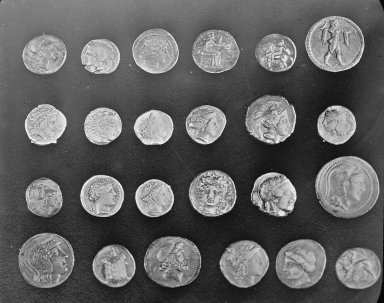
#> input picture skimage.data.coins(), 384 x 303 px
$ jupyter execute --allow-errors 'Predavanje 1.ipynb'   (shell and % lines are left out)
#> lines starting #> are read from the running program, lines starting #| are printed output that depends on the picture
# Matematički softver - prvo predavanje

## Metapodaci

### Materijali

Materijali će se nalaziti na Githubu, u repozitoriju kolegija (https://github.com/vedgar/ms). Za potrebe kolegija, svi morate imati _neku_ online bazu vlastitog koda, u kojoj napravite repozitorij 'Matematički softver'. Preporučujem Github.

### Potreban softver

Na računalo na kojem ćete pratiti predavanja, pisati zadaće i slično, instalirajte `Anaconda` distribuciju (full (**ne**
Miniconda!), Python 3.6, 64bit ako imate 64bitno računalo, ne trebate instalirati Visual Studio Code). Instalacija i pokretanje traje dosta dugo. Pokrenite Anaconda Navigator (iz Start izbornika ili iz komandne linije) i odaberite Jupyter Notebook (launch). Odaberite folder gdje ćete držati datoteke vezane uz kolegij, i napravite novu bilježnicu (u browseru, `New`... `Python 3`). Odaberite `Help`... `User Interfacte Tour` da biste se upoznali sa sučeljem.

Na računalima u Pr1 (pod Linuxom!) već je instalirano sve potrebno, samo da biste pokrenuli Anaconda Navigator, morate prvo u terminalu izvršiti naredbu
```bash
export PATH=/opt/anaconda3/bin:$PATH
anaconda-navigator
```

### Sadržaj kolegija

* IPython / Jupyter
* Scipy stack: Numpy, Sympy, Pandas, Matplotlib, Scikit
* (_možda_) Sage
* (_vrlo možda_) Julia
* Markdown
* LaTeX

### Cilj kolegija

* Razviti sposobnost korištenja Pythona kao moćnog alata za znanstvenike
* Osposobiti vas za produkciju visokokvalitetnih publikacija

### Polaganje

Ocjena se formira iz dva kolokvija i domaćih zadaća. Kolokviji su _open-book_ tipa i nose 80 bodova. Domaće zadaće su u obliku eseja/projekta sa zadanim elementima.

Predaja svih domaćih zadaća nužan je uvjet za polaganje kolegija. Domaća zadaća je uspješno predana samo ako ima _sve_ tražene elemente. Domaće zadaće nose 20 bodova, koji se dodjeljuju za _dodatne_ elemente.

Zbog kontinuiranog praćenja, popravni ispit ne postoji. U slučaju opravdane spriječenosti prisustvovanja kolokviju, javite se što prije da dogovorimo alternativne metode ocjenjivanja.

### Literatura

* [Lectures on scientific computing with Python](https://github.com/jrjohansson/scientific-python-lectures) - kolegij po uzoru na koji je ovaj nastao (davno)

* [Astro 599 Course](http://nbviewer.jupyter.org/github/jakevdp/2013_fall_ASTR599/tree/master/notebooks/) - još jedan sličan kolegij, nažalost u Pythonu 2 ali s puno korisnih informacija

* [Reproducible data analysis in Jupyter](http://jakevdp.github.io/blog/2017/03/03/reproducible-data-analysis-in-jupyter/) - serija videâ koji detaljno objašnjavaju _workflow_ potreban za "idealnu" prvu zadaću

* [xkcd 1313: Regex Golf](http://nbviewer.jupyter.org/url/norvig.com/ipython/xkcd1313.ipynb) - duhovit ali i poučan primjer netrivijalnog rezultata dobivenog pomoću Jupytera

* [A gallery of interesting Jupyter Notebooks](https://github.com/jupyter/jupyter/wiki/A-gallery-of-interesting-Jupyter-Notebooks) - ogromni repozitorij raznovrsnih bilježnica, dobro za upoznavanje s mogućnostima

## Primjeri

### Slaganje bilježnica

Možemo uključivati slike, zvukove, videe, matematičke zapise, JSON objekte,... Za detalje pogledati [dokumentaciju](http://ipython.readthedocs.io/en/stable/api/generated/IPython.display.html).

[cell 1]
from IPython.display import Image, YouTubeVideo

[cell 2]
Image('http://python.org/images/python-logo.gif')

[cell 3]
YouTubeVideo('k7WXVWej-NY')

Možemo i izvršavati sistemske naredbe (počinju uskličnikom), ali time naša bilježnica postaje izvršiva samo na određenom OSu. Zato je dobro to izbjegavati.

### Magične naredbe

"Magične" naredbe počinju znakom `%`. Linijske (počinju jednim znakom `%`) primaju argumente do kraja linije, ćelijske (počinju s `%%`) primaju argumente do kraja linije.

[cell 4]
a = 0
#> (the rest of this cell did not finish here and is left out)

[cell 5]
zbroj = 0
for broj in range(1_000_000):
    zbroj += broj
print(zbroj)

[cell 6]
# %%js
# alert('Bu!')

### Traženje pomoći

Dodavanjem `?` (ili `??` za više detalja) na praktički bilo koje ime možemo zatražiti pomoć u vezi objekta imenovanog tim imenom.

#> (a cell that did not finish here is left out)

[cell 8]
help(chr)

[cell 9]
dir(list)

### Kompleksniji primjer

[cell 10]
from skimage import data
import matplotlib.pyplot as plt

[cell 11]
coins = data.coins()
#> coins is the input picture: shape (303, 384); min 1, max 252, mean 96.9
plt.imshow(coins, cmap='gray')
#> (this line was passed over: IPython is not available in this run)

[cell 12]
coins

[cell 13]
coins.shape
#> Out = (303, 384)

[cell 14]
coins_zoom = coins[10:80, 300:370]
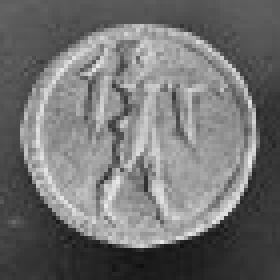
#> coins_zoom: shape (70, 70) (shown 4 times larger); min 14, max 234, mean 113.7

[cell 15]
from skimage import restoration

[cell 16]
tv_coins = restoration.denoise_tv_chambolle(coins_zoom, weight=.05)
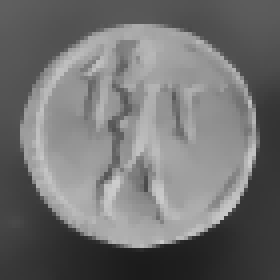
#> tv_coins: shape (70, 70) float64 (shown 4 times larger); min 0.108, max 0.807, mean 0.446

[cell 17]
plt.figure()
#> (this line was passed over: IPython is not available in this run)
plt.subplot(1, 2, 1)
#> (this line was passed over: IPython is not available in this run)
plt.imshow(coins_zoom)
#> (this line was passed over: IPython is not available in this run)
plt.subplot(1, 2, 2)
#> (this line was passed over: IPython is not available in this run)
plt.imshow(tv_coins)
#> (this line was passed over: IPython is not available in this run)

## Osnove Pythona

### Objekti i njihova imena

Osnovna razlika Pythona od jezika poput C-a je: U C-u, memorijske lokacije su primarni objekti kojima baratamo, vrijednosti zapisane u njima su sekundarne. Varijable su zato uvijek imena za "kutije": nizove od nekoliko (fiksno i konačno mnogo) uzastopnih memorijskih lokacija, unutar kojih se nalazi vrijednost objekta. Čak i kod dinamički alocirane memorije, deklarirane varijable uvijek imaju fiksnu i ograničenu veličinu (`sizeof`), dok o našoj interpretaciji njihovog sadržaja kao pointera ovisi naša sposobnost da spremimo potencijalno više podataka u memoriju nego što smo statički alocirali.

U Pythonu, pogled na svijet je bitno drugačiji: primarne "vrijednosti" kojima baratamo su upravo objekti, memorijske lokacije su potpuno irelevantne, a da bismo došli do objekata odnosno da bismo ih mogli spomenuti u kodu, dajemo im _imena_. `x = 382` ne znači (kao u C-u) "stvori kutiju imena `x` i u nju stavi bit-pattern `382`", već "stvori objekt `382` (tipa `int`), i daj mu ime `x`".

Direktna posljedica: tip više nije svojstvo varijable (imena), nego objekta. `x = 3; x = 'tri'` je sasvim legalno. Naravno, hoće li `x.islower()` vratiti `True` ili dignuti `AttributeError`, ovisi o konkretnoj vrijednosti od `x` u trenutku poziva -- baš kao da smo napisali `3 .islower()` odnosno `'tri'.islower()`. Još jedna posljedica: isti objekt može imati više imena. `x = y` jednostavno uzme objekt na koji referira ime `y`, i dade mu još jedno ime `x`. _Ništa se nikamo ne kopira._ Na primjer kod poziva funkcije, objekti koje smo naveli kao funkcijske argumente jednostavno dobiju još neka _lokalna_ imena, koja zovemo parametri. Opet, ništa se nikamo ne kopira.

Da bismo ustanovili referiraju li imena `x` i `y` na isti objekt, možemo koristiti `x is y`. Napomena: to nema veze s jednakošću, koja se testira sa `x == y`. Implementacija jednakosti, kao i mnogih drugih operatora/metoda, ovisi o tipu od `x` (i možda od `y`): npr. razlomci bitno drugačije definiraju jednakost nego IP adrese. Čak i da dva objekta imaju potpuno istu reprezentaciju u memoriji (tada će vjerojatno biti `x == y`), to i dalje mogu biti dva objekta (`x is not y`), i promjena jednog neće utjecati na drugi objekt. Druga implikacija (`x is y` povlači `x == y`, odnosno zapravo `x == x`) vrijedi puno češće, i jedini standardni kontraprimjer je NaN (`math.nan`).

### Prostori imena (_namespaces_)

Kako su imena očito vrlo važna i zapravo jedini način da u kodu govorimo o objektima, Python posvećuje posebnu pažnju njihovom razvrstavanju. Svako ime postoji u točno jednom prostoru, te se prostori imena dijele na implicitne (čija imena se obično ne navode) i eksplicitne (čija imena se moraju navesti).

Implicitnih prostora imena ima četiri vrste, i uvijek su ugniježđeni na isti način. Vanjski je `builtins`, u kojem žive preddefinirana imena za Pythonove ugrađene funkcije i ostale objekte (npr. `print`). Obično se ne mijenja, iako Python dopušta i njegovu promjenu.

Sljedeći prema unutra je `globals`, u kojem žive ili varijable koje smo definirali unutar interaktivnog rada (npr. pisanja u Jupyterovoj bilježnici), ili pak "globalne" varijable pojedinog _modula_ (ugrubo, datoteke s nastavkom `.py`) koje nisu ni u kojem unutrašnjem (klasnom ili lokalnom) prostoru. U njega možemo slobodno dodavati imena, a možemo i mijenjati njihove vrijednosti ali to se ne smatra dobrom praksom iz svih uobičajenih razloga protiv globalnih varijabli (globalne _konstante_, imena čije se vrijednosti ne mijenjaju -- npr. funkcije i klase koje modul definira -- su sasvim u redu).

Unutar `globals` postoje dvije vrste prostora imena, koji se oba zovu `locals` ali ne vide jedan drugog bez obzira na sintaksnu ugniježđenost: klasni i funkcijski. U klasnom prostoru žive atributi (uključujući metode i svojstva) klase unutar koje se nalazimo (ako se uopće nalazimo unutar `class ...:` bloka). Točna priroda ovog bloka, pa tako i mogućnost mijenjanja, ovisi o tipu trenutne klase (tzv. "metaklasi"), no često se u njemu nalaze samo metode.

U funkcijskom lokalnom prostoru žive "prave" lokalne varijable (uključivo parametri) funkcije unutar koje se nalazimo (ako se uopće nalazimo unutar `def ...:` bloka). U ovom prostoru imena su fiksna (samo ona koja se sintaksno pojavljuju u kodu funkcije) i nije moguće dodavati nova dinamički, iako je naravno moguće mijenjati njihove vrijednosti. Ovaj prostor imena iznova se stvara svakim pozivom funkcije, i prestaje postojati povratkom iz funkcije; zato je posebno optimiziran. Funkcijski lokalni prostori mogu biti i međusobno ugniježđeni, ako imamo jednu funkciju definiranu unutar druge.

Za implicitne prostore imena vrijedi jednostavno pravilo: _čitanje_ vrijednosti imena (npr. korištenje imena u nekom izrazu) obavlja se prvo u trenutnom prostoru, te ako ga tamo nema, u prvom iznad, te ako ga ni tamo nema, u sljedećem iznad njega... i tako dalje u hijerarhiji. Ako se ime ne nađe ni u jednom implicitnom prostoru imena (čak niti u `builtins`), prijavljuje se greška `NameError`. S druge strane, _postavljanje_ vrijednosti imena (npr. pridruživanje tog imena nekom objektu), kao i _brisanje_ vrijednosti imena (npr. naredbom `del`), _uvijek_ se obavlja u trenutnom prostoru imena (osim ako smo to promijenili `global` ili `nonlocal` direktivom).

Eksplicitni prostori imena su puno jednostavniji, i ima ih dva tipa: atributni (oni čija imena se navode kao `prostor.ime`) i spremnički (oni čija imena se navode kao `prostor[ime]`). Atributni su vrlo slični implicitnima, samo su vezani uz _objekte_ (instance) pojedinih klasa. Gotovo svaki objekt u Pythonu ima svoj atributni prostor imena. Važan specijalni slučaj: `import nekimodul` stvara objekt imena `nekimodul`, čiji atributni prostor je upravo globalni prostor modula `nekimodul.py`. Na taj način možemo jednostavno koristiti globalna imena iz jednog modula u drugom. Atributni prostori su često dinamički (možemo dodavati i brisati imena), iako pomoću `__slots__` definicije možemo fiksirati skup imena, vrlo slično funkcijskom lokalnom prostoru.

Spremnički prostor imena imaju samo posebni tipovi _spremnici_, kao što su npr. liste i rječnici. Njihova posebnost je u tome da "imena" u njima mogu biti proizvoljni objekti (ipak, najčešće se zahtijeva da budu nepromjenjivi) -- u svim ostalim prostorima imena su morala biti validni identifikatori: nizovi znakova koji sadrže slova, znamenke i znak `_`, te ne počinju znamenkom. U slučaju listi (i raznih drugih sekvenci kao što su slogovi, stringovi, polja,...), validna imena su cijeli brojevi i zovu se _indeksi_. U slučaju rječnika, validna imena su bilo kakvi _hashabilni_ objekti i zovu se _ključevi_.

[cell 18]
def f(x): return x + 5

[cell 19]
f(1)

### Primjena: uvoz modula

Recimo da imamo modul `m.py`, unutar kojeg se nalazi kod
```py
x = y = 2
z = 3
```

Naredbom `import m` dobit ćemo (u trenutnom prostoru imena) ime `m` koje će se odnositi na objekt tipa `module`, čiji atributni prostor imena će imati tri imena: `m.x` i `m.y` će biti imena za jedan te isti broj `2`, dok će `m.z` biti ime za broj `3`. Naredbom `import m as n` dobit ćemo ime `n` koje će se odnositi na isti objekt opisan gore. Tako će `n.x` i `n.y` biti imena za `2`, dok će `n.z` biti ime za `3`. Ovo najčešće koristimo kad želimo skratiti ime modula, posebno kad je modul u paketu te je time njegovo ime zapravo cijela "staza": `import matplotlib.pyplot as plt`.

Naredbom `from m import x` dobit ćemo (u trenutnom prostoru imena) ime `x` koje će se odnositi na broj `2`. Naredbom `from m import x as z` dobit ćemo ime `z` koje će se odnositi na broj `2`. Naredbom `from m import x, z` dobit ćemo imena `x` i `z` koja će se odnositi redom na `2` i `3`. Ovo koristimo kad imamo module koji sadrže sve i svašta, i treba nam samo uzak dio njihovih funkcionalnosti: `from functools import partial`. Također je korisno kad je glavnina funkcionalnosti modula u jednoj funkciji/klasi koja se zove jednako kao modul: `from datetime import datetime`.

Naredbom `from m import *` dobit ćemo imena `x`, `y` i `z`, takva da će se prva dva odnositi na broj `2`, a treće na broj `3`. Primijetite da se ovakav oblik naredbe ne može naći unutar funkcijske definicije, jer se time imena `x`, `y` i `z` ne bi nalazila sintaksno u tekstu funkcijske definicije, te Python ne bi mogao konstruirati lokalni funkcijski prostor imena (ne zna koja će se imena pojaviti u lokalnom prostoru sve do trenutka poziva funkcije). Također, loša strana ovog je teže razumijevanje koda: posebno pri _debuggiranju_, izuzetno je važno za svako ime znati iz kojeg prostora dolazi. Ako imamo

```py
from a import *
from b import *
from c import *
...
... z ...
```

nemamo nikakav način da saznamo iz kojeg modula je `z`, te najčešće moramo istraživati jedan po jedan. Ipak, u interaktivnom _quick&dirty_ kodiranju često je vrlo praktično koristiti ovaj oblik.

### Primjena: "prijenos" argumenata u funkciju

[cell 20]
def f(x):
    x = 8
    print(x)
x = 3
f(x)
print(x)

Ime `x` u prve tri linije različito je od imena `x` u druge tri linije: prvo živi u lokalnom funkcijskom prostoru funkcije `f`, dok drugo živi u globalnom prostoru ove Jupyter bilježnice.

Prvo se definira funkcija `f`, s jednim lokalnim imenom `x`, koje je (jednom kad se funkcija pozove) u početku ime za argument funkcije, nakon toga ime za broj `8`, i nakon toga se njegova vrijednost (dakle `8`) prenese u funkciju `print` (precizno, funkciju čije ime u `builtins` prostoru je `print`).

Nakon toga stvorimo broj `3`, damo mu _globalno_ ime `x`, te s njime pozovemo funkciju `f` (precizno, funkciju čije ime u `globals` prostoru je `f`). Tada se stvori lokalni funkcijski prostor imena, u njemu ime `x` za broj `3`, zatim se to isto (lokalno) ime pridruži broju `8`, te se ispiše `8`. Time funkcija dolazi do kraja, njen lokalni prostor imena nestaje, te se izvršava sljedeća naredba nakon funkcijskog poziva, a to je ovaj `print(x)` u zadnjoj liniji. U tom trenutku, postoji samo jedan `x`, globalno ime `x` za objekt `3`, te se ispisuje `3`.

[cell 21]
def g(x):
    x[2] = 8
    print(x)
x = [1, 5, 3]
g(x)
print(x)

Velika razlika od prethodnog primjera: također postoje dva imena, lokalni i globalni `x`, no ovaj put se oba cijelo vrijeme odnose na isti objekt: jednu jedinu listu u gornjem kodu. Naredba pridruživanja `x[2] = 8` ne mijenja lokalni funkcijski prostor funkcije `g` (u kojem živi `x`), već `x`ov atributni prostor imena. Zapravo, to nije pridruživanje ničega imenu `x`, već je to pridruživanje (broja `8`) "imenu" `2` unutar prostora imena koji odgovara objektu -- spremniku `x`. To se najbolje može vidjeti po tome da u ovoj drugoj naredbi "x" može biti izraz: `(x if 2 < 3 else y)[2] = 8`, dok je naravno "pridruživanje" `(x if 2 < 3 else y) = 8` besmisleno.

### Za detaljniji prikaz ...

Izuzetno koristan alat za vizualizaciju Pythonove memorije: http://pythontutor.com/visualize.html#mode=edit.

## Matematičke operacije

[cell 22]
18 + 7, 18 - 7, 18 * 7, 18 / 7

[cell 23]
18 // 7, 18 % 7, divmod(18, 7)

[cell 24]
18 ** 7, pow(18, 7), pow(18, 7, 1000)

[cell 25]
from fractions import Fraction as F
from decimal import Decimal as D, getcontext
import cmath

[cell 26]
F(18, 7)**2 % 1

#> (a cell that did not finish here is left out)

[cell 28]
getcontext().prec = 30
D(18/7), D(18)/D(7)

[cell 29]
getcontext().prec = 200
D(2).sqrt()

#> (a cell that did not finish here is left out)

[cell 31]
2 ** 3 ** 4, (2 ** 3) ** 4, 2 ** (3 ** 4)

[cell 32]
5 ** 3**-1, 7 ** .5, (-1) ** .5

#> (a cell that did not finish here is left out)

[cell 34]
(2 + 3j) ** 5, (1 + 1j) ** 8

[cell 35]
cmath.isclose(cmath.e ** (1j * cmath.pi) + 1, 0)

[cell 36]
help(cmath.isclose)

[cell 37]
cmath.isclose(cmath.e ** (1j * cmath.pi) + 1, 0, abs_tol=1e-9)

[cell 38]
2.3.imag, 7 .denominator

[cell 39]
cmath.inf * 0

#> (a cell that did not finish here is left out)

[cell 41]
cmath.isclose(cmath.atan(cmath.inf), cmath.pi / 2)

## Spremnici

[cell 42]
lista = [3, -2, 5.8, 2j, 'bla', [3, 5], {8}, print, ZeroDivisionError]
lista

[cell 43]
len(lista), lista[3], lista[-2] is lista[len(lista)-2], lista[~2]

[cell 44]
lista[5][0], lista[4][2][0][0][0]

[cell 45]
lista[:3], lista[3:], lista[-3:], lista[:-3]

[cell 46]
lista[2:6], lista[1:-1], lista[7:7], lista[3:99]

[cell 47]
lista, lista[::3], lista[1::3]

[cell 48]
list('MatSoft')

#> (a cell that did not finish here is left out)

[cell 50]
mat = set('matematički')

[cell 51]
samoglasnici = set('aeiou')

[cell 52]
mat & samoglasnici, mat - samoglasnici

[cell 53]
mat | samoglasnici, mat ^ samoglasnici

[cell 54]
len(samoglasnici) + len(mat) == len(mat | samoglasnici) + len(mat & samoglasnici)  # FUI

[cell 55]
samoglasnici <= mat, samoglasnici & mat < mat

[cell 56]
lista.append(23)
lista

[cell 57]
lista.remove({8})
lista.remove(2j)
lista

[cell 58]
del lista[3]
del lista[2:]
lista

[cell 59]
-2 in lista, 3 not in lista, 17 in lista, 117 not in lista

[cell 60]
mat

[cell 61]
mat |= set('01234')
mat

[cell 62]
mat.add('z')
mat.remove('č')
mat.discard('ž')
mat

[cell 63]
mat.isdisjoint(samoglasnici)

### Rječnici

[cell 64]
boje = {'jabuka': 'crveno', 'kruška': 'žuto', 'limun': 'žuto'}
boje['grožđe'] = 'plavo'
len(boje)

[cell 65]
for voće, boja in boje.items(): print(f'{voće} je boje: {boja}')

[cell 66]
del boje['limun']

[cell 67]
for voće in boje:
    if voće != 'grožđe':
        boje[voće] = 'zeleno'

[cell 68]
boje

[cell 69]
{voće for voće in boje if boje[voće] == 'zeleno'}

## Funkcije

[cell 70]
def potencije(x): return x ** 2, x ** 3, x ** 4
kvadrat, kub, četvrta = potencije(3)
kvadrat

[cell 71]
from skimage import io, transform
def thumbnail(slika, širina=100, ime='thumb.png'):
    """Proizvodi thumbnail za sliku, zadanog imena i širine (visina se određuje proporcionalno)."""
    izvorna_širina, izvorna_visina, *_ = slika.shape
    visina = izvorna_visina * širina // izvorna_širina
    io.imsave(ime, transform.resize(slika, (širina, visina), mode='constant'))

[cell 72]
astro = data.astronaut()
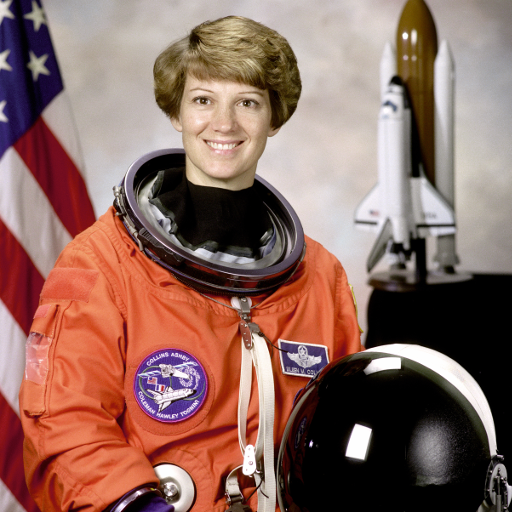
#> input picture skimage.data.astronaut(), 512 x 512 px
#> astro is the input picture: shape (512, 512, 3); mean R, G, B 141.6, 105.8, 96.5
astro.shape
#> Out = (512, 512, 3)

[cell 73]
plt.imshow(astro)
#> (this line was passed over: IPython is not available in this run)
